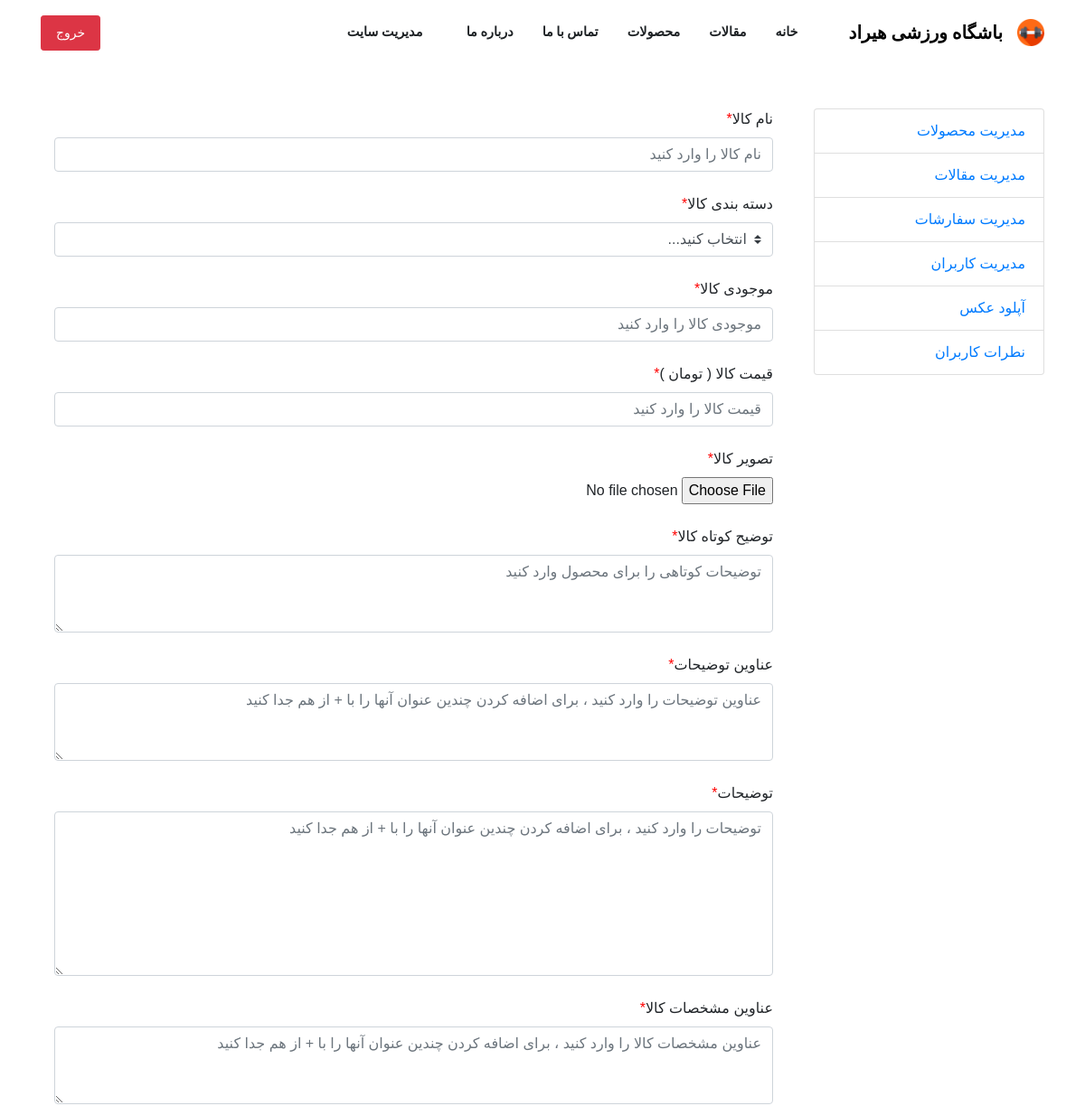
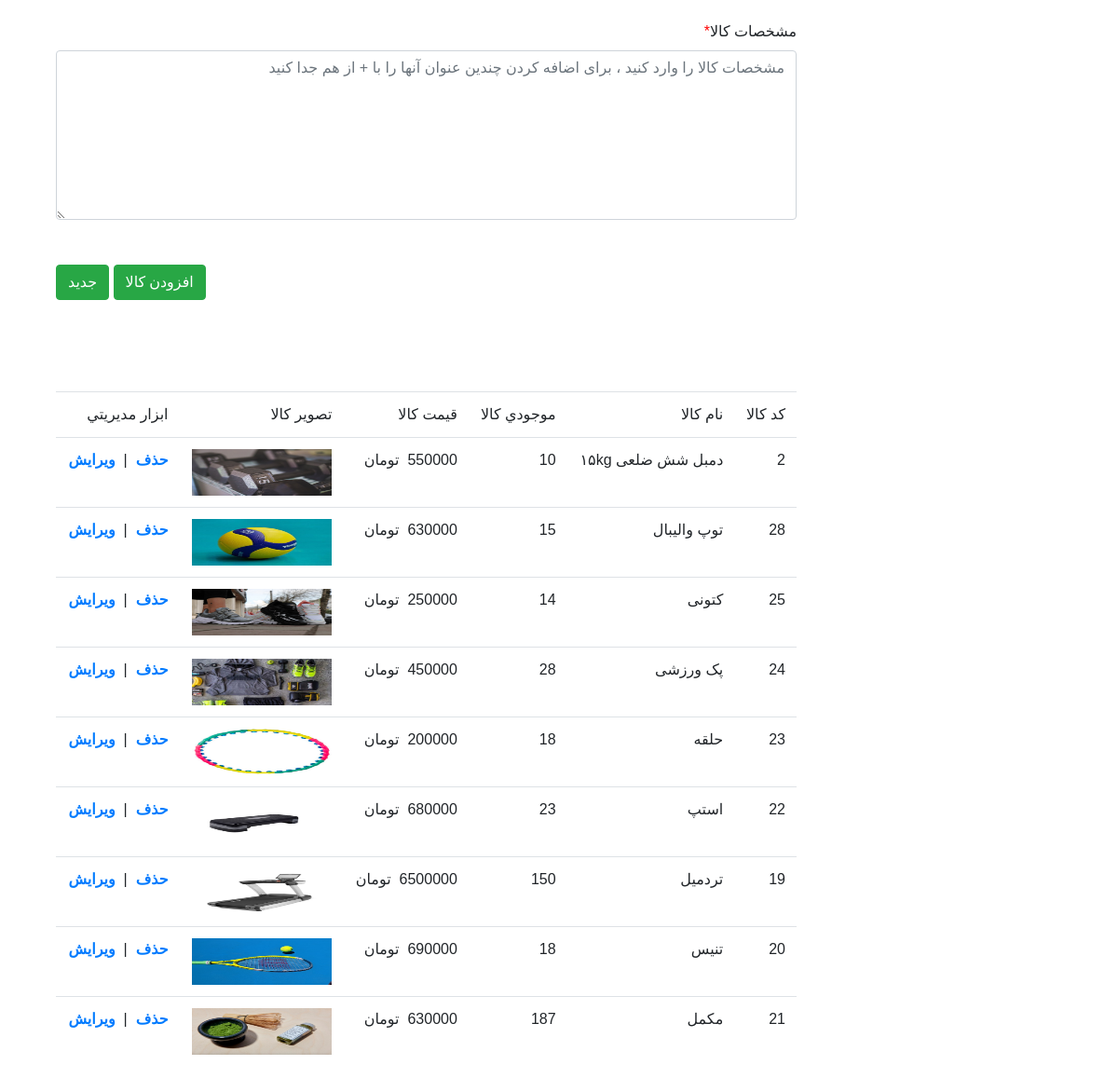
Page /admin_products.php (signed in) on the committed database (2 pictures, top to bottom).
### tables this page shows
CREATE TABLE IF NOT EXISTS `product` (
  `pro_code` int NOT NULL AUTO_INCREMENT,
  `pro_name` varchar(200) NOT NULL,
  `pro_qty` int NOT NULL,
  `pro_price` float NOT NULL,
  `pro_image` varchar(250) NOT NULL,
  `pro_start` int NOT NULL,
  `pro_detail_less` varchar(500) NOT NULL,
  `pro_detail` text NOT NULL,
  `pro_specification` text NOT NULL,
  `pro_detail_title` text NOT NULL,
  `pro_specification_title` text NOT NULL,
  `pro_category` enum('مکمل','وسایل و تجهیزات ورزشی','لباس ورزشی','کتونی') NOT NULL,
  PRIMARY KEY (`pro_code`)
);

### Admin_products.php (the view, shortened to what this page needs)
<?php
include("Header.php");
include("MenuArticleProduct.php");
?>
<?php
$link = mysqli_connect("localhost", "root", "", "hirad" , "3308");
$link -> set_charset("utf8");
$url = $pro_code = $pro_name = $pro_category = $pro_qty = $pro_price = $pro_image = $pro_detail_less = $pro_detail_title = $pro_detail =  $pro_specification_title = $pro_specification = "";
$btn_caption="افزودن كالا";
?>
<div class="container text-right" dir="rtl">
    <div class="row">
        <div class="col-lg-3"><br><br>
            <div class="list-group">
                <a href="Admin_products.php" class="list-group-item">مدیریت محصولات</a>
                <a href="Admin_articles.php" class="list-group-item">مدیریت مقالات</a>
                <a href="#" class="list-group-item">مدیریت سفارشات</a>
                <a href="Admin_users.php" class="list-group-item">مدیریت کاربران</a>
                <a href="#" class="list-group-item">آپلود عکس</a>
                <a href="Admin_comment.php" class="list-group-item">نطرات کاربران</a>
            </div>
        </div>
        <div class="col-lg-9">
            <br><br>
             <link href="css/bootstrap.css" rel="stylesheet" />
            <div class="container">
                    <form name="add_product" action="Action_admin_products.php<?php if (!empty($url)) echo($url); ?>"  method="POST" enctype="multipart/form-data">
                        <label for="fname">نام کالا</label><span style="color: red;">*</span><br>
                        <input type="text" class="form-control" value="<?php echo ($pro_name) ?>" name="pro_name" placeholder="نام کالا را وارد کنید"><br>
                        <?php if (!empty($url)) {?>
                        <label for="inlineFormCustomSelect">دسته بندی کالا</label><span style="color: red;">*</span><br>
                        <select class="custom-select" id="inlineFormCustomSelect" name="pro_category" value="<?php  echo $row['pro_category'] ?>">
                            <option selected>انتخاب کنید...</option>
                            <option <?php  if ($row['pro_category']=='مکمل') {
                            echo  "selected";
                        } ?> value="مکمل">مکمل</option>
                            <option <?php  if ($row['pro_category']=='وسایل و تجهیزات ورزشی') {
                            echo  "selected";
                        } ?> value="وسایل و تجهیزات ورزشی">وسایل و تجهیزات ورزشی</option>
                            <option <?php  if ($row['pro_category']=='لباس ورزشی') {
                            echo  "selected";
                        } ?> value="لباس ورزشی">لباس ورزشی</option>
                            <option <?php  if ($row['pro_category']=='کتونی') {
                            echo  "selected";
                        } ?> value="کتونی">کتونی</option>
                        </select><br>
                        <?php
                        }else{
                        ?>
                        <label for="inlineFormCustomSelect">دسته بندی کالا</label><span style="color: red;">*</span><br>
                        <select class="custom-select" id="inlineFormCustomSelect" name="pro_category" value="<?php  echo $row['pro_category'] ?>">
                            <option selected>انتخاب کنید...</option>
                        </select><br>
                        <?php
                        }
                        ?>
                        <br><label for="fname">موجودی کالا</label><span style="color: red;">*</span><br>
                        <input type="number" class="form-control" value="<?php echo ($pro_qty) ?>" name="pro_qty" placeholder="موجودی کالا را وارد کنید"><br>
                        <label for="fname">قیمت کالا ( تومان ) </label><span style="color: red;">*</span><br>
                        <input type="number" class="form-control" value="<?php echo ($pro_price) ?>" name="pro_price" placeholder="قیمت کالا را وارد کنید"><br>
                        <div class="form-group">
                        <label for="exampleFormControlFile1">تصویر کالا</label><span style="color: red;">*</span><br>
                        <input type="file" class="form-control-file" name="pro_image" id="exampleFormControlFile1">
                        <br>
                        <label for="fname">توضیح کوتاه کالا</label><span style="color: red;">*</span><br>
                        <textarea class="form-control" name="pro_detail_less" rows="3" placeholder="توضیحات کوتاهی را برای محصول وارد کنید" ><?php print ($pro_detail_less) ?></textarea><br>
                        <label for="fname">عناوین توضیحات</label><span style="color: red;">*</span><br>
                        <textarea class="form-control" name="pro_detail_title" rows="3" placeholder="عناوین توضیحات را وارد کنید ، برای اضافه کردن چندین عنوان آنها را با + از هم جدا کنید" ><?php print ($pro_detail_title) ?></textarea><br>
                        <label for="fname">توضیحات</label><span style="color: red;">*</span><br>
                        <textarea class="form-control"  name="pro_detail" rows="7" placeholder="توضیحات را وارد کنید ، برای اضافه کردن چندین عنوان آنها را با + از هم جدا کنید" ><?php print ($pro_detail) ?></textarea><br>
                        <label for="fname">عناوین مشخصات کالا</label><span style="color: red;">*</span><br>
                        <textarea class="form-control"  name="pro_specification_title" rows="3" placeholder="عناوین مشخصات کالا را وارد کنید ، برای اضافه کردن چندین عنوان آنها را با + از هم جدا کنید" ><?php echo ($pro_specification_title) ?></textarea><br>
                        <label for="fname">مشخصات کالا</label><span style="color: red;">*</span><br>
                        <textarea class="form-control" name="pro_specification" rows="7" placeholder="مشخصات کالا را وارد کنید ، برای اضافه کردن چندین عنوان آنها را با + از هم جدا کنید" ><?php echo ($pro_specification) ?></textarea><br>
                        <div class="float-left"><br>
                        <input style="font-family: 'Khandevane';" class="btn btn-success" type="submit" value="<?php echo ($btn_caption) ?>" >
                        <input style="font-family: 'Khandevane';" class="btn btn-success" type="reset" value="جدید">
                        <br></div>
                    </form>
                </div>
        </div>
        <br><br><br><br>
<?php
$query = "SELECT * FROM product";
$result = mysqli_query($link, $query);
?>
<br><br>
<div class="container">
<table class="table table-hover" style="width: 100%;" >
<tr>
<td>کد كالا</td>
	<td>نام كالا</td>
	<td>موجودي كالا</td>
	<td>قيمت كالا</td>
	<td>تصوير كالا</td>
	<td>ابزار مديريتي</td>
</tr>
<?php
while ($row = mysqli_fetch_array($result)) {
?>
<tr>
	<td><?php echo ($row['pro_code']) ?></td>
	<td><?php echo ($row['pro_name']) ?></td>
	<td><?php echo ($row['pro_qty']) ?></td>
	<td><?php echo ($row['pro_price']) ?>&nbsp; تومان</td>
	<td><img src="images/products/<?php echo ($row['pro_image']) ?>" width="150px" height="50px" /></td>
	<td>
     <b><a href="action_admin_products.php?id=<?php echo ($row['pro_code']) ?>&action=DELETE" style="text-decoration: none;">حذف</a></b>
     &nbsp;|&nbsp;
     <b><a href="admin_products.php?id=<?php echo ($row['pro_code']) ?>&action=EDIT" style="text-decoration: none;">ويرايش</a></b>
    </td>
</tr>
<?php
}
?>
</table>
</div>
</div>
</div>
<br><br><br><br>

### Header.php (style rules this page uses)
* { font-family: 'Khandevane', 'BMitra', Sans-Serif; }

### rows in the picture
product: pro_code "2", pro_name "دمبل شش ضلعی ۱۵kg", pro_qty "10", pro_price "550000", pro_image (picture)
product: pro_code "28", pro_name "توپ والیبال", pro_qty "15", pro_price "630000", pro_image (picture)
product: pro_code "25", pro_name "کتونی", pro_qty "14", pro_price "250000", pro_image (picture)
product: pro_code "24", pro_name "پک ورزشی", pro_qty "28", pro_price "450000", pro_image (picture)
product: pro_code "23", pro_name "حلقه", pro_qty "18", pro_price "200000", pro_image (picture)
product: pro_code "22", pro_name "استپ", pro_qty "23", pro_price "680000", pro_image (picture)
product: pro_code "19", pro_name "تردمیل", pro_qty "150", pro_price "6500000", pro_image (picture)
product: pro_code "20", pro_name "تنیس", pro_qty "18", pro_price "690000", pro_image (picture)
product: pro_code "21", pro_name "مکمل", pro_qty "187", pro_price "630000", pro_image (picture)
